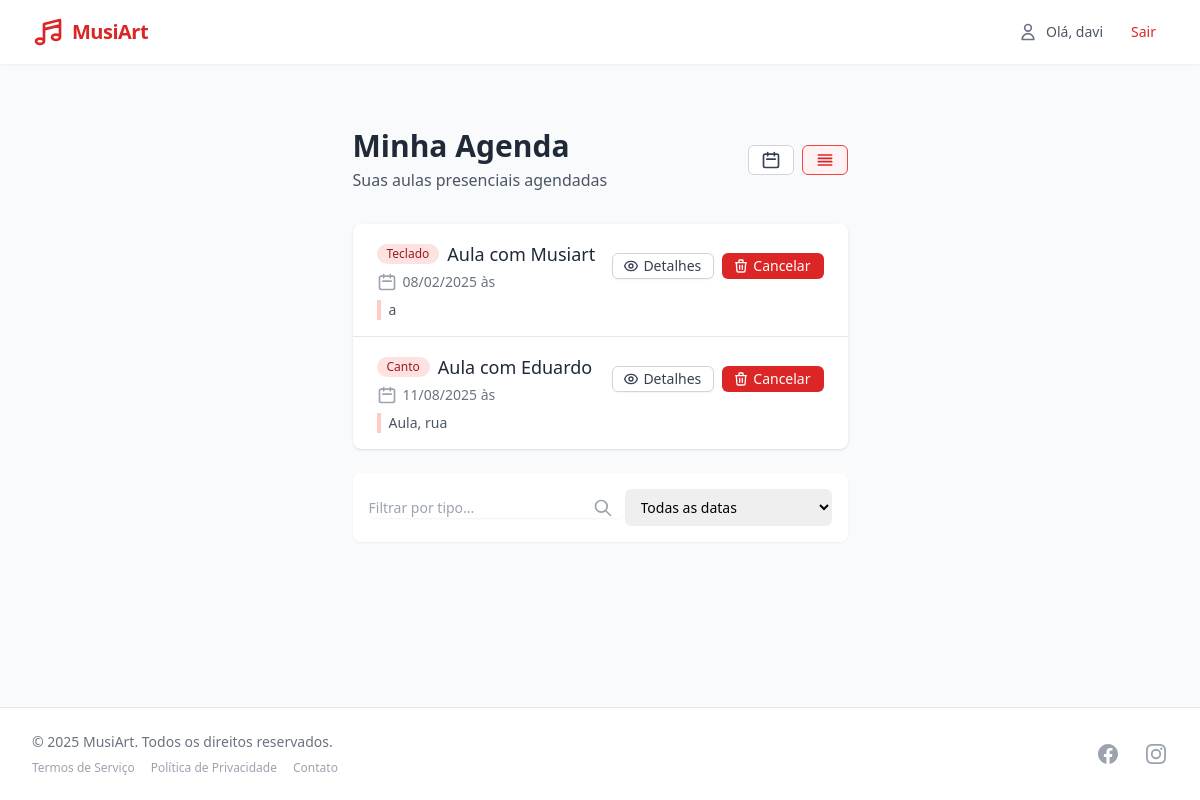
Page /aulas/aluno/agenda/ (signed in) on the committed database.
### usuarios/models.py (models this page shows, shortened)
class Usuario(AbstractUser):
    tipo = models.CharField(max_length=10, choices=[('ALUNO', 'Aluno'), ('PROFESSOR', 'Professor')])
    class Meta:
        verbose_name = 'Usuário'
        verbose_name_plural = 'Usuários'

### agenda/models.py (models this page shows, shortened)
class AulaAgendada(models.Model):
    TIPO_AULA_CHOICES = [
        ('CANTO', 'Canto'),
        ('TECLADO', 'Teclado'),
        ('ORGAO', 'Órgão'),
    ]
    aluno = models.ForeignKey(
        User,
        on_delete=models.CASCADE,
        limit_choices_to={'tipo': 'ALUNO'},  # Filtra apenas alunos
        related_name='aulas_agendadas_aluno'
    )
    professor = models.ForeignKey(
        User,
        on_delete=models.CASCADE,
        limit_choices_to={'tipo': 'PROFESSOR'},  # Filtra apenas professores
        related_name='aulas_agendadas_professor'
    )
    data = models.DateTimeField()
    tipo = models.CharField(max_length=10, choices=TIPO_AULA_CHOICES)
    observacoes = models.TextField(blank=True)
    confirmada = models.BooleanField(default=False)
    class Meta:
        ordering = ['data']
        verbose_name = 'Aula Agendada'
        verbose_name_plural = 'Aulas Agendadas'

### aulas/views.py (the view)
# urls.py: path('aluno/agenda/', views.painel_aluno_agenda, name='painel_aluno_agenda'),
@login_required
def painel_aluno_agenda(request):
    aulas = AulaAgendada.objects.filter(aluno=request.user).order_by('data')
    return render(request, 'aulas/painel_aluno_agenda.html', {'aulas': aulas})

### aulas/templates/aulas/painel_aluno_agenda.html (shortened to what this page needs)
{% extends 'core/base.html' %}
{% block content %}
<div class="max-w-4xl mx-auto px-4 py-8">
  <div class="flex justify-between items-center mb-8">
    <div>
      <h1 class="text-3xl font-bold text-gray-800">Minha Agenda</h1>
      <p class="text-gray-600 mt-1">Suas aulas presenciais agendadas</p>
    </div>
    <div class="flex items-center space-x-2">
      <button id="calendarViewBtn" class="px-3 py-1 border border-gray-300 rounded-md text-sm font-medium text-gray-700 bg-white hover:bg-gray-50">
        <svg xmlns="http://www.w3.org/2000/svg" class="h-5 w-5" fill="none" viewBox="0 0 24 24" stroke="currentColor">
          <path stroke-linecap="round" stroke-linejoin="round" stroke-width="2" d="M8 7V3m8 4V3m-9 8h10M5 21h14a2 2 0 002-2V7a2 2 0 00-2-2H5a2 2 0 00-2 2v12a2 2 0 002 2z" />
        </svg>
      </button>
      <button id="listViewBtn" class="px-3 py-1 border border-primary-500 rounded-md text-sm font-medium text-primary-600 bg-primary-50">
        <svg xmlns="http://www.w3.org/2000/svg" class="h-5 w-5" fill="none" viewBox="0 0 24 24" stroke="currentColor">
          <path stroke-linecap="round" stroke-linejoin="round" stroke-width="2" d="M4 6h16M4 10h16M4 14h16M4 18h16" />
        </svg>
      </button>
    </div>
  </div>
  <div class="bg-white shadow overflow-hidden sm:rounded-lg">
    {% if aulas %}
      <ul class="divide-y divide-gray-200">
        {% for aula in aulas %}
        <li class="px-6 py-4 hover:bg-gray-50 transition-colors duration-150">
          <div class="flex flex-col md:flex-row md:items-center md:justify-between">
            <div class="mb-2 md:mb-0">
              <div class="flex items-center">
                <span class="inline-flex items-center px-2.5 py-0.5 rounded-full text-xs font-medium bg-primary-100 text-primary-800 mr-2">
                  {{ aula.get_tipo_display }}
                </span>
                <h3 class="text-lg font-medium text-gray-800">Aula com {{ aula.professor.get_full_name|default:aula.professor.username }}</h3>
              </div>
              <div class="mt-1 flex items-center text-sm text-gray-500">
                <svg xmlns="http://www.w3.org/2000/svg" class="flex-shrink-0 mr-1.5 h-5 w-5 text-gray-400" fill="none" viewBox="0 0 24 24" stroke="currentColor">
                  <path stroke-linecap="round" stroke-linejoin="round" stroke-width="2" d="M8 7V3m8 4V3m-9 8h10M5 21h14a2 2 0 002-2V7a2 2 0 00-2-2H5a2 2 0 00-2 2v12a2 2 0 002 2z" />
                </svg>
                {{ aula.data|date:"d/m/Y" }} às {{ aula.hora|time:"H:i" }}
              </div>
            </div>
            <div class="flex items-center space-x-2">
              <a href="#" class="inline-flex items-center px-3 py-1 border border-gray-300 shadow-sm text-sm leading-4 font-medium rounded-md text-gray-700 bg-white hover:bg-gray-50 focus:outline-none focus:ring-2 focus:ring-offset-2 focus:ring-primary-500">
                Detalhes
              </a>
              <form method="post" action="{% url 'agenda:cancelar_aula' aula.id %}">
                <button type="submit" class="inline-flex items-center px-3 py-1 border border-transparent text-sm leading-4 font-medium rounded-md text-white bg-red-600 hover:bg-red-700 focus:outline-none focus:ring-2 focus:ring-offset-2 focus:ring-red-500">
                  Cancelar
                </button>
              </form>
            </div>
          </div>
          {% if aula.observacoes %}
          <div class="mt-2 pl-2 border-l-4 border-primary-200">
            <p class="text-sm text-gray-600">{{ aula.observacoes }}</p>
          </div>
          {% endif %}
        </li>
        {% endfor %}
      </ul>
    {% endif %}
  </div>
  <div class="mt-6 bg-white p-4 rounded-lg shadow-sm">
    <div class="flex flex-col sm:flex-row sm:items-center sm:justify-between">
      <div class="relative rounded-md shadow-sm w-full sm:w-64 mb-2 sm:mb-0">
        <input type="text" id="search" class="block w-full pr-10 sm:text-sm border-gray-300 rounded-md focus:ring-primary-500 focus:border-primary-500" placeholder="Filtrar por tipo...">
        <div class="absolute inset-y-0 right-0 pr-3 flex items-center pointer-events-none">
        </div>
      </div>
      <div class="flex space-x-2">
        <select id="filterDate" class="block w-full pl-3 pr-10 py-2 text-base border-gray-300 focus:outline-none focus:ring-primary-500 focus:border-primary-500 sm:text-sm rounded-md">
          <option>Todas as datas</option>
        </select>
      </div>
    </div>
  </div>
</div>
{% endblock %}

### core/templates/core/base.html (shortened to what this page needs)
<!DOCTYPE html>
<html lang="pt-br">
<head>
  <script src="https://cdn.tailwindcss.com"></script>
  <link rel="stylesheet" href="https://cdn.jsdelivr.net/npm/bootstrap-icons@1.8.0/font/bootstrap-icons.css">
  <link rel="stylesheet" href="https://cdnjs.cloudflare.com/ajax/libs/bootstrap-datetimepicker/4.17.47/css/bootstrap-datetimepicker.min.css">
  <link rel="stylesheet" href="https://cdnjs.cloudflare.com/ajax/libs/font-awesome/5.15.4/css/all.min.css">
</head>
<body class="bg-gray-50 min-h-screen flex flex-col">
  <nav class="bg-white shadow-sm sticky top-0 z-10">
    <div class="max-w-7xl mx-auto px-4 sm:px-6 lg:px-8">
      <div class="flex justify-between items-center h-16">
        <a href="/" class="flex items-center space-x-2">
          <span class="text-xl font-bold text-primary-600 tracking-tight">MusiArt</span>
        </a>
        <div class="flex items-center space-x-4">
          {% if user.is_authenticated %}
            <div class="flex items-center space-x-2">
              <svg xmlns="http://www.w3.org/2000/svg" class="h-5 w-5 text-gray-500" fill="none" viewBox="0 0 24 24" stroke="currentColor">
                <path stroke-linecap="round" stroke-linejoin="round" stroke-width="2" d="M16 7a4 4 0 11-8 0 4 4 0 018 0zM12 14a7 7 0 00-7 7h14a7 7 0 00-7-7z" />
              </svg>
              <span class="text-sm font-medium text-gray-600">Olá, {{ user.username }}</span>
            </div>
            <a href="{% url 'account_logout' %}" class="px-3 py-1 rounded-md text-sm font-medium text-primary-600 hover:bg-primary-50 transition-colors duration-200">
              Sair
            </a>
          {% endif %}
        </div>
      </div>
    </div>
  </nav>
  <main class="max-w-7xl mx-auto px-4 sm:px-6 lg:px-8 py-8 flex-grow">
    {% block content %}{% endblock %}
  </main>
  <footer class="bg-white border-t mt-12 py-6">
    <div class="max-w-7xl mx-auto px-4 sm:px-6 lg:px-8">
      <div class="md:flex md:items-center md:justify-between">
        <div class="flex justify-center md:order-2 space-x-6">
          <a href="#" class="text-gray-400 hover:text-primary-600">
          </a>
          <a href="#" class="text-gray-400 hover:text-primary-600">
          </a>
        </div>
        <div class="mt-4 md:mt-0 md:order-1 text-center md:text-left">
          <p class="text-sm text-gray-500">&copy; 2025 MusiArt. Todos os direitos reservados.</p>
          <div class="mt-2 flex justify-center md:justify-start space-x-4 text-xs text-gray-400">
            <a href="#" class="hover:text-primary-600">Termos de Serviço</a>
            <a href="#" class="hover:text-primary-600">Política de Privacidade</a>
            <a href="#" class="hover:text-primary-600">Contato</a>
          </div>
        </div>
      </div>
    </div>
  </footer>
</body>
</html>

### rows in the picture
Usuario: username "davi"
AulaAgendada: tipo "Teclado", professor.get_full_name "Musiart", data "08/02/2025", observacoes "a"
AulaAgendada: tipo "Canto", professor.get_full_name "Eduardo", data "11/08/2025", observacoes "Aula, rua"
